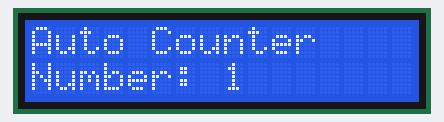
Bench run of a sketch on a simulated Arduino Uno, built with avr-gcc and run on an emulated ATmega328P. Shown: 16×2 character LCD.

Above: at 0.1 s.
At 1.1 s:
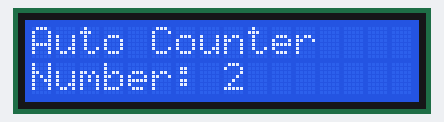
At 2.1 s:
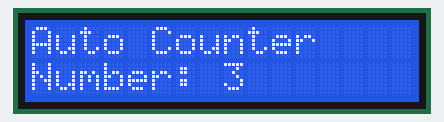
At 4.1 s:
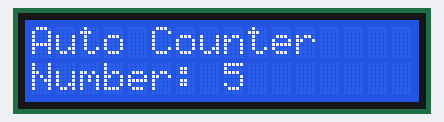
At 6.1 s:
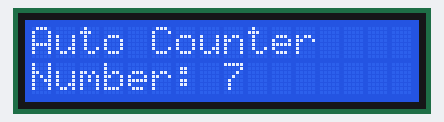
At 8.1 s:
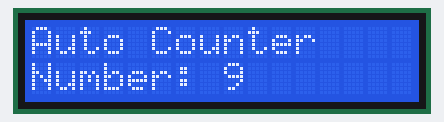

Measured:
- by itself, everything shown: repeats every 9.0 s, in 9 steps
- what the display in image 1 shows lasts 1.0 s, from 1.1 s to 2.1 s

The sketch:

___________2.ino
```cpp
#include <LiquidCrystal.h>

// RS, EN, D4, D5, D6, D7
LiquidCrystal lcd(12, 11, 5, 4, 3, 2);

int num = 1;

void setup() {
  lcd.begin(16, 2);
  lcd.clear();
  lcd.setCursor(0, 0);
  lcd.print("Auto Counter");
}

void loop() {
  lcd.setCursor(0, 1);
  lcd.print("Number: ");
  lcd.print(num);
  lcd.print("   ");

  num++;
  if (num > 9) num = 1;
  delay(1000);
}
```
